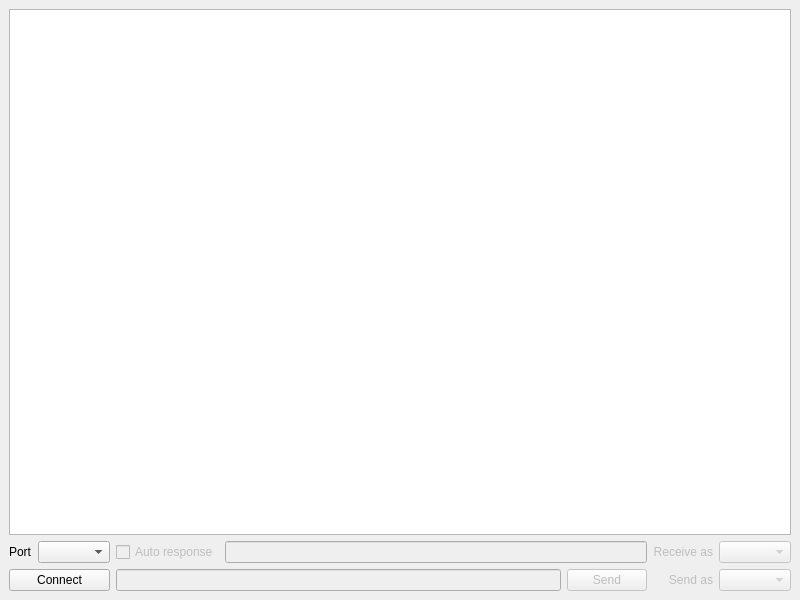
<?xml version="1.0" encoding="UTF-8"?>
<ui version="4.0">
 <class>MainWindow</class>
 <widget class="QMainWindow" name="MainWindow">
  <property name="geometry">
   <rect>
    <x>0</x>
    <y>0</y>
    <width>800</width>
    <height>600</height>
   </rect>
  </property>
  <property name="windowTitle">
   <string>MainWindow</string>
  </property>
  <widget class="QWidget" name="centralwidget">
   <layout class="QHBoxLayout" name="horizontalLayout">
    <item>
     <layout class="QVBoxLayout" name="verticalLayout_2" stretch="0,0">
      <item>
       <widget class="QTextEdit" name="messages">
        <property name="readOnly">
         <bool>true</bool>
        </property>
       </widget>
      </item>
      <item>
       <layout class="QHBoxLayout" name="horizontalLayout_8">
        <item>
         <widget class="QWidget" name="connection" native="true">
          <property name="sizePolicy">
           <sizepolicy hsizetype="Preferred" vsizetype="Preferred">
            <horstretch>0</horstretch>
            <verstretch>0</verstretch>
           </sizepolicy>
          </property>
          <property name="minimumSize">
           <size>
            <width>0</width>
            <height>0</height>
           </size>
          </property>
          <layout class="QVBoxLayout" name="verticalLayout_3">
           <property name="leftMargin">
            <number>0</number>
           </property>
           <property name="topMargin">
            <number>0</number>
           </property>
           <property name="rightMargin">
            <number>0</number>
           </property>
           <property name="bottomMargin">
            <number>0</number>
           </property>
           <item>
            <layout class="QHBoxLayout" name="horizontalLayout_2">
             <item>
              <widget class="QLabel" name="label">
               <property name="sizePolicy">
                <sizepolicy hsizetype="Maximum" vsizetype="Preferred">
                 <horstretch>0</horstretch>
                 <verstretch>0</verstretch>
                </sizepolicy>
               </property>
               <property name="text">
                <string>Port</string>
               </property>
              </widget>
             </item>
             <item>
              <widget class="QComboBox" name="serialPortComboBox"/>
             </item>
            </layout>
           </item>
           <item>
            <widget class="QPushButton" name="connectButton">
             <property name="text">
              <string>Connect</string>
             </property>
            </widget>
           </item>
          </layout>
         </widget>
        </item>
        <item>
         <layout class="QVBoxLayout" name="verticalLayout_5">
          <item>
           <layout class="QHBoxLayout" name="horizontalLayout_4">
            <item>
             <widget class="QWidget" name="autoResponse" native="true">
              <property name="enabled">
               <bool>false</bool>
              </property>
              <layout class="QHBoxLayout" name="horizontalLayout_5">
               <property name="leftMargin">
                <number>0</number>
               </property>
               <property name="topMargin">
                <number>0</number>
               </property>
               <property name="rightMargin">
                <number>0</number>
               </property>
               <property name="bottomMargin">
                <number>0</number>
               </property>
               <item>
                <widget class="QCheckBox" name="autoResponseCheckbox">
                 <property name="text">
                  <string>Auto response</string>
                 </property>
                </widget>
               </item>
               <item>
                <widget class="QLineEdit" name="responseMessage"/>
               </item>
              </layout>
             </widget>
            </item>
           </layout>
          </item>
          <item>
           <layout class="QHBoxLayout" name="horizontalLayout_3">
            <item>
             <widget class="QLineEdit" name="message">
              <property name="enabled">
               <bool>false</bool>
              </property>
             </widget>
            </item>
            <item>
             <widget class="QPushButton" name="sendButton">
              <property name="enabled">
               <bool>false</bool>
              </property>
              <property name="text">
               <string>Send</string>
              </property>
             </widget>
            </item>
           </layout>
          </item>
         </layout>
        </item>
        <item>
         <layout class="QVBoxLayout" name="verticalLayout">
          <item>
           <widget class="QWidget" name="receiveTypeConvertion" native="true">
            <property name="enabled">
             <bool>false</bool>
            </property>
            <property name="minimumSize">
             <size>
              <width>50</width>
              <height>0</height>
             </size>
            </property>
            <layout class="QHBoxLayout" name="horizontalLayout_7">
             <property name="leftMargin">
              <number>0</number>
             </property>
             <property name="topMargin">
              <number>0</number>
             </property>
             <property name="rightMargin">
              <number>0</number>
             </property>
             <property name="bottomMargin">
              <number>0</number>
             </property>
             <item>
              <widget class="QLabel" name="label_2">
               <property name="text">
                <string>Receive as</string>
               </property>
               <property name="alignment">
                <set>Qt::AlignRight|Qt::AlignTrailing|Qt::AlignVCenter</set>
               </property>
              </widget>
             </item>
             <item>
              <widget class="QComboBox" name="receiveType"/>
             </item>
            </layout>
           </widget>
          </item>
          <item>
           <widget class="QWidget" name="sendTypeConvertion" native="true">
            <property name="enabled">
             <bool>false</bool>
            </property>
            <property name="minimumSize">
             <size>
              <width>50</width>
              <height>0</height>
             </size>
            </property>
            <layout class="QHBoxLayout" name="horizontalLayout_6">
             <property name="leftMargin">
              <number>0</number>
             </property>
             <property name="topMargin">
              <number>0</number>
             </property>
             <property name="rightMargin">
              <number>0</number>
             </property>
             <property name="bottomMargin">
              <number>0</number>
             </property>
             <item>
              <widget class="QLabel" name="label_3">
               <property name="text">
                <string>Send as</string>
               </property>
               <property name="alignment">
                <set>Qt::AlignRight|Qt::AlignTrailing|Qt::AlignVCenter</set>
               </property>
              </widget>
             </item>
             <item>
              <widget class="QComboBox" name="sendType"/>
             </item>
            </layout>
           </widget>
          </item>
         </layout>
        </item>
       </layout>
      </item>
     </layout>
    </item>
   </layout>
  </widget>
 </widget>
 <resources/>
 <connections/>
</ui>
